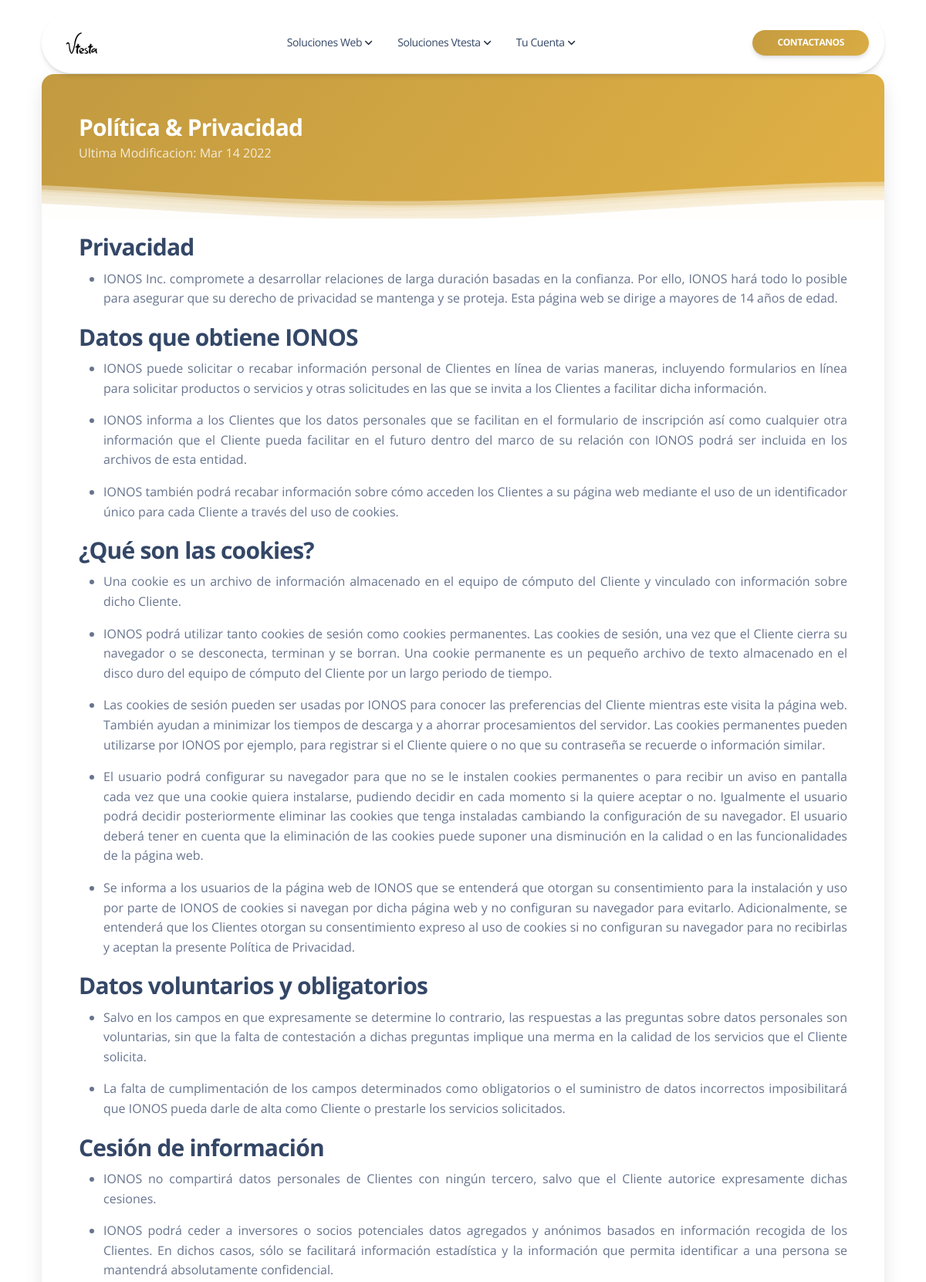
Page /politica_de_privacidad (upper part) on the committed database.
### models/models.py (models this page shows, shortened)
class PoliticaPrivacidad(db.Model):
    __tablename__ = 'politica_de_privacidad'
    id = Column(Integer, primary_key=True)
    texto = Column(String(100), nullable=False)
    tipo = Column(String(128), nullable=False)
    tipo = Column(String(200), nullable=False)
    secuencia = Column(Integer)

### views/menus/views.py (the view)
@menus.route('/politica_de_privacidad')
def menu_inicio_politica_de_privacidad():
    from models.models import db
    resultados = db.engine.execute(text("SELECT * FROM politica_de_privacidad"))
    return render_template("Condiciones/inicio.html", resultados=resultados)

### views/menus/templates/Condiciones/inicio.html (shortened to what this page needs)
{% extends "mainpages/page-layout.html" %}
{% block contenido %}
  <section class="pt-3 pt-md-5 pb-md-5 pt-lg-7">
    <div class="container">
      <div class="col-lg-12 col-md-10 mx-auto pb-5">
        <div class="card shadow-lg">
          <div class="card-header bg-gradient-vtesta p-5 position-relative">
            <h3 class="text-white mb-0">Política &amp; Privacidad</h3>
            <p class="text-white opacity-8 mb-4">Ultima Modificacion: Mar 14 2022</p>
            <div class="position-absolute w-100 z-index-1 bottom-0 ms-n5">
            </div>
          </div>
          <div class="card-body p-5 pt-0">
            <p>
              {% for datos in resultados %}
                {% if datos.tipo == 'titulo' and datos.secuencia == 1 and datos.visible == 1 %}
                  <h3>{{datos.texto}}</h3>
                {% endif %}
                {% if datos.tipo == 'contenido' and datos.secuencia == 1 and datos.visible == 1 %}
                  <ul align="justify">
                    <li>{{datos.texto}}</li>
                  </ul>
                {% endif %}
                {% if datos.tipo == 'titulo' and datos.secuencia == 2 and datos.visible == 1 %}
                  <h3>{{datos.texto}}</h3>
                {% endif %}
                {% if datos.tipo == 'contenido' and datos.secuencia == 2 and datos.visible == 1 %}
                  <ul align="justify">
                    <li>{{datos.texto}}</li>
                  </ul>
                {% endif %}
                {% if datos.tipo == 'titulo' and datos.secuencia == 3 and datos.visible == 1 %}
                  <h3>{{datos.texto}}</h3>
                {% endif %}
                {% if datos.tipo == 'contenido' and datos.secuencia == 3 and datos.visible == 1 %}
                  <ul align="justify">
                    <li>{{datos.texto}}</li>
                  </ul>
                {% endif %}
                {% if datos.tipo == 'titulo' and datos.secuencia == 4 and datos.visible == 1 %}
                  <h3>{{datos.texto}}</h3>
                {% endif %}
                {% if datos.tipo == 'contenido' and datos.secuencia == 4 and datos.visible == 1 %}
                  <ul align="justify">
                    <li>{{datos.texto}}</li>
                  </ul>
                {% endif %}
                {% if datos.tipo == 'titulo' and datos.secuencia == 5 and datos.visible == 1 %}
                  <h3>{{datos.texto}}</h3>
                {% endif %}
                {% if datos.tipo == 'contenido' and datos.secuencia == 5 and datos.visible == 1 %}
                  <ul align="justify">
                    <li>{{datos.texto}}</li>
                  </ul>
                {% endif %}
              {% endfor %}
            </p>
          </div>
        </div>
      </div>
    </div>
  </section>
{% endblock %}

### rows in the picture
PoliticaPrivacidad: texto "Privacidad"
PoliticaPrivacidad: texto "IONOS Inc. compromete a desarrollar relaciones de larga duración basadas en la confianza. Por ello, IONOS hará todo lo posible para asegurar que su derecho de privacidad se mantenga y se proteja. Esta página web se dirige a mayores de 14 años de edad."
PoliticaPrivacidad: texto "Datos que obtiene IONOS"
PoliticaPrivacidad: texto "IONOS puede solicitar o recabar información personal de Clientes en línea de varias maneras, incluyendo formularios en línea para solicitar productos o servicios y otras solicitudes en las que se invita a los Clientes a facilitar dicha información."
PoliticaPrivacidad: texto "IONOS informa a los Clientes que los datos personales que se facilitan en el formulario de inscripción así como cualquier otra información que el Cliente pueda facilitar en el futuro dentro del marco de su relación con IONOS podrá ser incluida en los archivos de esta entidad."
PoliticaPrivacidad: texto "IONOS también podrá recabar información sobre cómo acceden los Clientes a su página web mediante el uso de un identificador único para cada Cliente a través del uso de cookies."
PoliticaPrivacidad: texto "¿Qué son las cookies?"
PoliticaPrivacidad: texto "Una cookie es un archivo de información almacenado en el equipo de cómputo del Cliente y vinculado con información sobre dicho Cliente."
PoliticaPrivacidad: texto "IONOS podrá utilizar tanto cookies de sesión como cookies permanentes. Las cookies de sesión, una vez que el Cliente cierra su navegador o se desconecta, terminan y se borran. Una cookie permanente es un pequeño archivo de texto almacenado en el disco duro del equipo de cómputo del Cliente por un largo periodo de tiempo."
PoliticaPrivacidad: texto "Las cookies de sesión pueden ser usadas por IONOS para conocer las preferencias del Cliente mientras este visita la página web. También ayudan a minimizar los tiempos de descarga y a ahorrar procesamientos del servidor. Las cookies permanentes pueden utilizarse por IONOS por ejemplo, para registrar si el Cliente quiere o no que su contraseña se recuerde o información similar."
PoliticaPrivacidad: texto "El usuario podrá configurar su navegador para que no se le instalen cookies permanentes o para recibir un aviso en pantalla cada vez que una cookie quiera instalarse, pudiendo decidir en cada momento si la quiere aceptar o no. Igualmente el usuario podrá decidir posteriormente eliminar las cookies que tenga instaladas cambiando la configuración de su navegador. El usuario deberá tener en cuenta que la eliminación de las cookies puede suponer una disminución en la calidad o en las funcionalidades de la página web."
PoliticaPrivacidad: texto "Se informa a los usuarios de la página web de IONOS que se entenderá que otorgan su consentimiento para la instalación y uso por parte de IONOS de cookies si navegan por dicha página web y no configuran su navegador para evitarlo. Adicionalmente, se entenderá que los Clientes otorgan su consentimiento expreso al uso de cookies si no configuran su navegador para no recibirlas y aceptan la presente Política de Privacidad."
PoliticaPrivacidad: texto "Datos voluntarios y obligatorios"
PoliticaPrivacidad: texto "Salvo en los campos en que expresamente se determine lo contrario, las respuestas a las preguntas sobre datos personales son voluntarias, sin que la falta de contestación a dichas preguntas implique una merma en la calidad de los servicios que el Cliente solicita."
PoliticaPrivacidad: texto "La falta de cumplimentación de los campos determinados como obligatorios o el suministro de datos incorrectos imposibilitará que IONOS pueda darle de alta como Cliente o prestarle los servicios solicitados."
PoliticaPrivacidad: texto "Cesión de información"
PoliticaPrivacidad: texto "IONOS no compartirá datos personales de Clientes con ningún tercero, salvo que el Cliente autorice expresamente dichas cesiones."
PoliticaPrivacidad: texto "IONOS podrá ceder a inversores o socios potenciales datos agregados y anónimos basados en información recogida de los Clientes. En dichos casos, sólo se facilitará información estadística y la información que permita identificar a una persona se mantendrá absolutamente confidencial."
